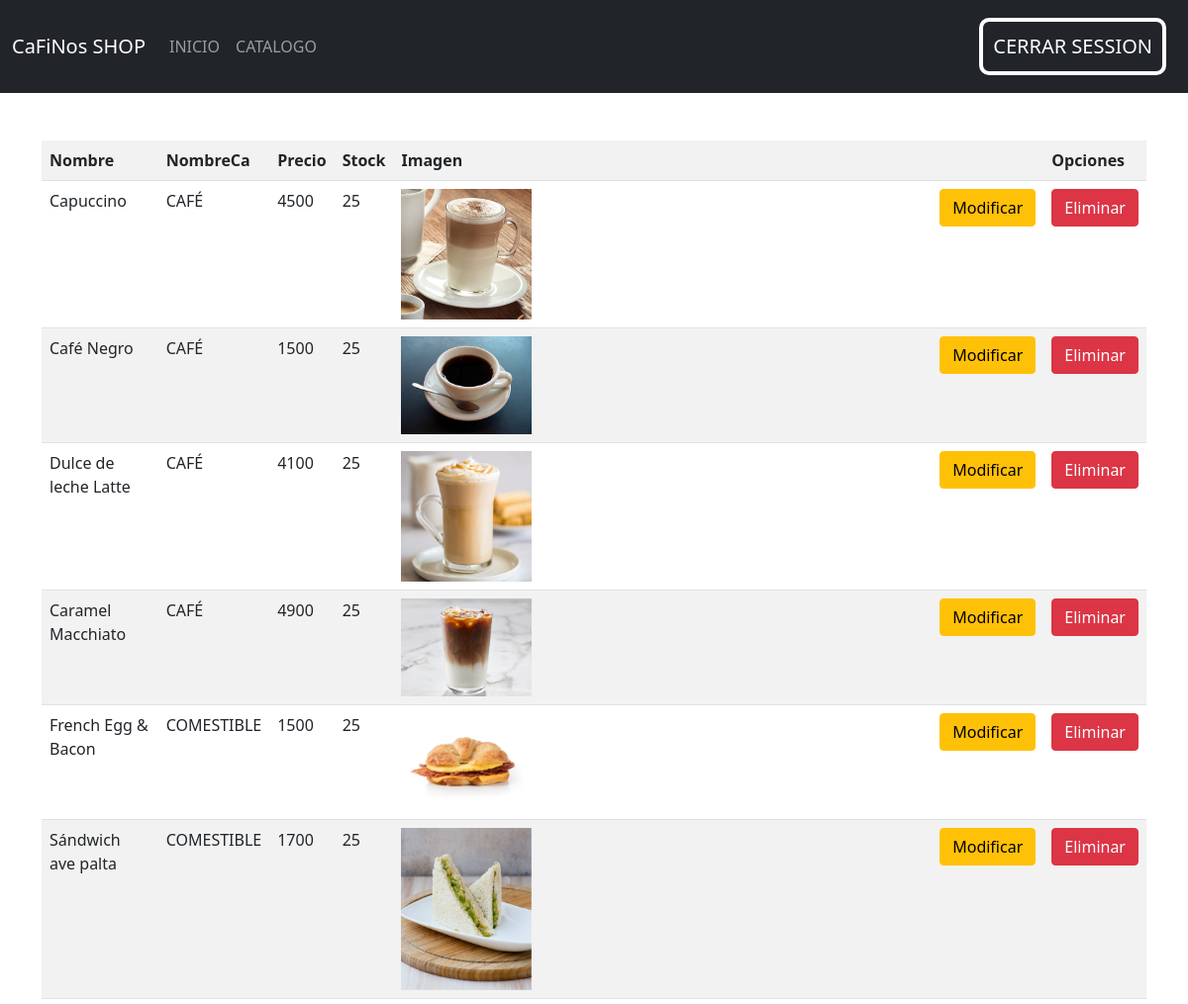
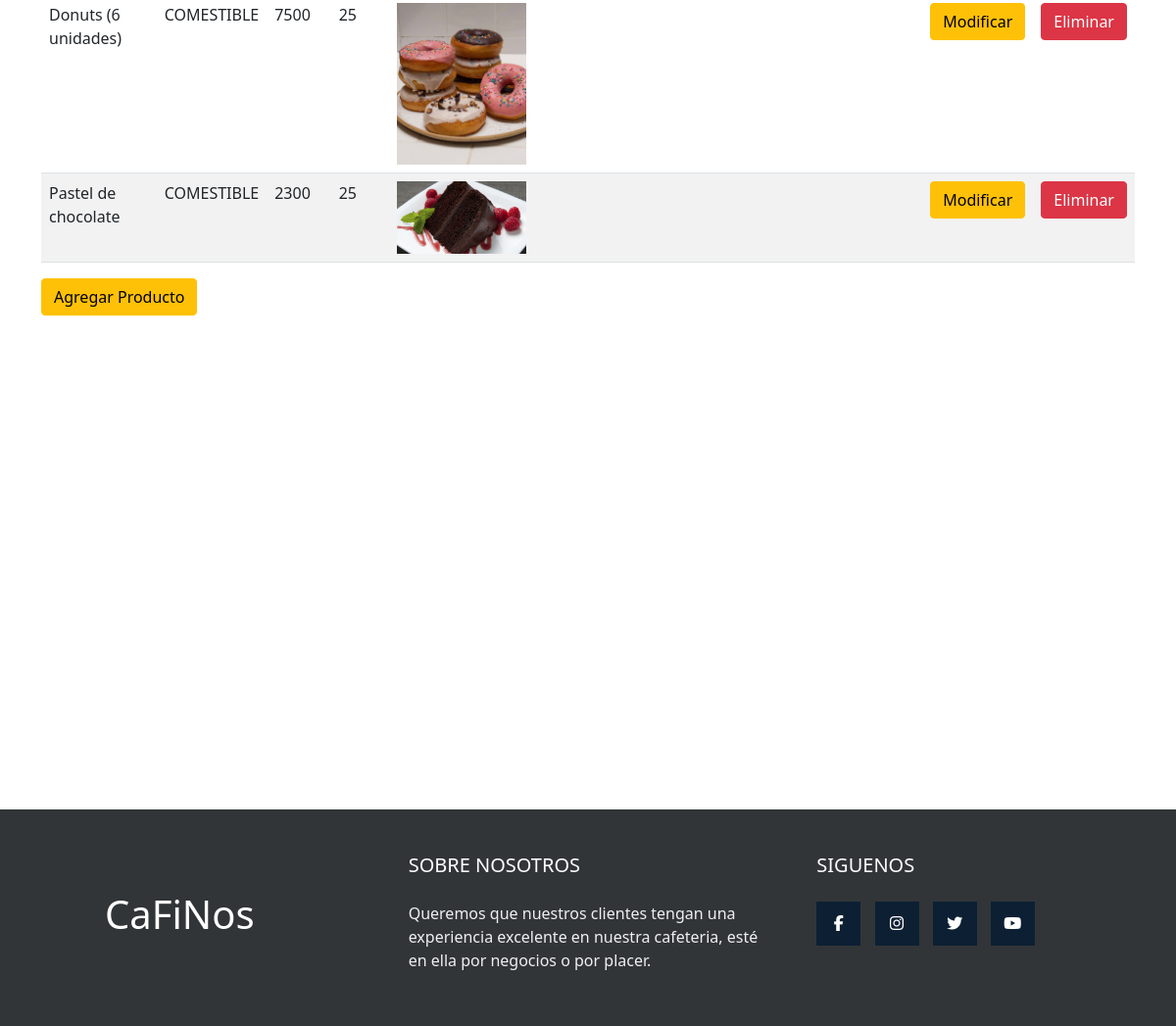
Screenshot of /listar-producto/ (signed in) with the database file from the repository (2 pictures, top to bottom).
### tienda/models.py (models this page shows, shortened)
class Producto(models.Model):
    id_producto = models.AutoField(primary_key=True)
    nombre = models.CharField(max_length=70)
    precio=models.PositiveBigIntegerField()
    nombreCa= models.ForeignKey(Catalogo,on_delete=models.PROTECT)
    imagen = models.ImageField(upload_to="productos", null=True)
    Preparacion = models.TextField()
    stock = models.PositiveBigIntegerField()

class Catalogo(models.Model):
    nombre_catalogo  = models.CharField(max_length=70)
    def __str__(self):
        return self.nombre_catalogo

### tienda/views.py (the view)
# urls.py: path('listar-producto/',views.listar_producto, name='listar-producto'),
@login_required
def listar_producto(request):
    productos= Producto.objects.all()
    data={'productos':productos}
    return render(request,'tienda/producto/listar.html',data)

### tienda/templates/tienda/producto/listar.html
{% extends 'tienda/base.html'%}
{% block contenido %}
{% load humanize %}
<section class="container">
    <div class="table-hover table-responsive mt-5">
        <table class="table table-striped">
            <tr>
                <th>Nombre</th>
                <th>NombreCa</th>
                <th>Precio</th>
                <th>Stock</th>
                <th>Imagen</th>
                <th></th>
                <th>Opciones</th>
            </tr>
            {% for p in productos %}
            <tr>
                <td>{{p.nombre}} </td>
                <td>{{p.nombreCa}} </td>
                <td>{{p.precio}} </td>
                <td>{{p.stock}} </td>
                {% if p.imagen %}
                <td><img src="{{p.imagen.url}}" alt="imagen producto" class="w-25"></td>
                {% endif %}
                <td><a href="{% url 'modificar-producto' p.id_producto %}" class="btn btn-warning">Modificar</a></td>
                <td><a href="{% url 'eliminar-producto' p.id_producto %}" class="btn btn-danger">Eliminar</a> </td>
            </tr>
            {% endfor %}
        </table>
        <a href="{% url 'agregar-producto' %}" class="btn btn-warning">Agregar Producto</a>
        <br>
        <br>
        <br>
        <br>
        <br>
        <br>
        <br>
        <br>
        <br>
        <br>
        <br>
        <br>
        <br>
        <br>
        <br>
        <br>
        <br>
        <br>
    </div>
</section>
{% endblock %}

### tienda/static/css/style-cat.css (style rules this page uses)
* { margin: 0; padding:0; }

### rows the page displays
Producto: nombre "Capuccino", nombreCa "CAFÉ", precio "4500", stock "25", imagen (picture)
Producto: nombre "Café Negro", nombreCa "CAFÉ", precio "1500", stock "25", imagen (picture)
Producto: nombre "Dulce de leche Latte", nombreCa "CAFÉ", precio "4100", stock "25", imagen (picture)
Producto: nombre "Caramel Macchiato", nombreCa "CAFÉ", precio "4900", stock "25", imagen (picture)
Producto: nombre "French Egg & Bacon", nombreCa "COMESTIBLE", precio "1500", stock "25", imagen (picture)
Producto: nombre "Sándwich ave palta", nombreCa "COMESTIBLE", precio "1700", stock "25", imagen (picture)
Producto: nombre "Donuts (6 unidades)", nombreCa "COMESTIBLE", precio "7500", stock "25", imagen (picture)
Producto: nombre "Pastel de chocolate", nombreCa "COMESTIBLE", precio "2300", stock "25", imagen (picture)
